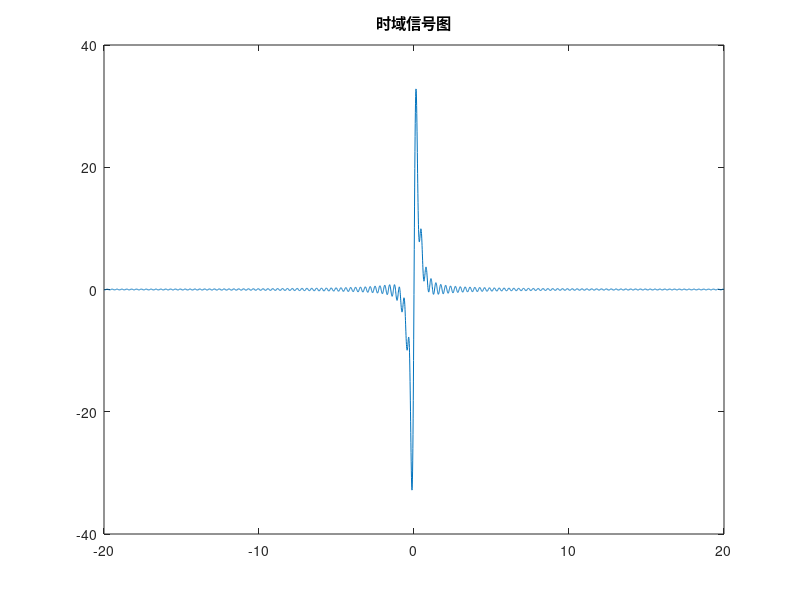

This figure's MATLAB source:
delta=0.009;
min=-20;max=20;
w=min:delta:max;
F=-j*2*w./(16+w.*w);

N=100;
deltaW=(max-min)./N;
T=40;
K=2000;
t=-20:0.009:20;
f=deltaW*F*exp(j*w'*t)./(2.0*pi); % fourier 反变换
plot(t,f);
title('时域信号图');

